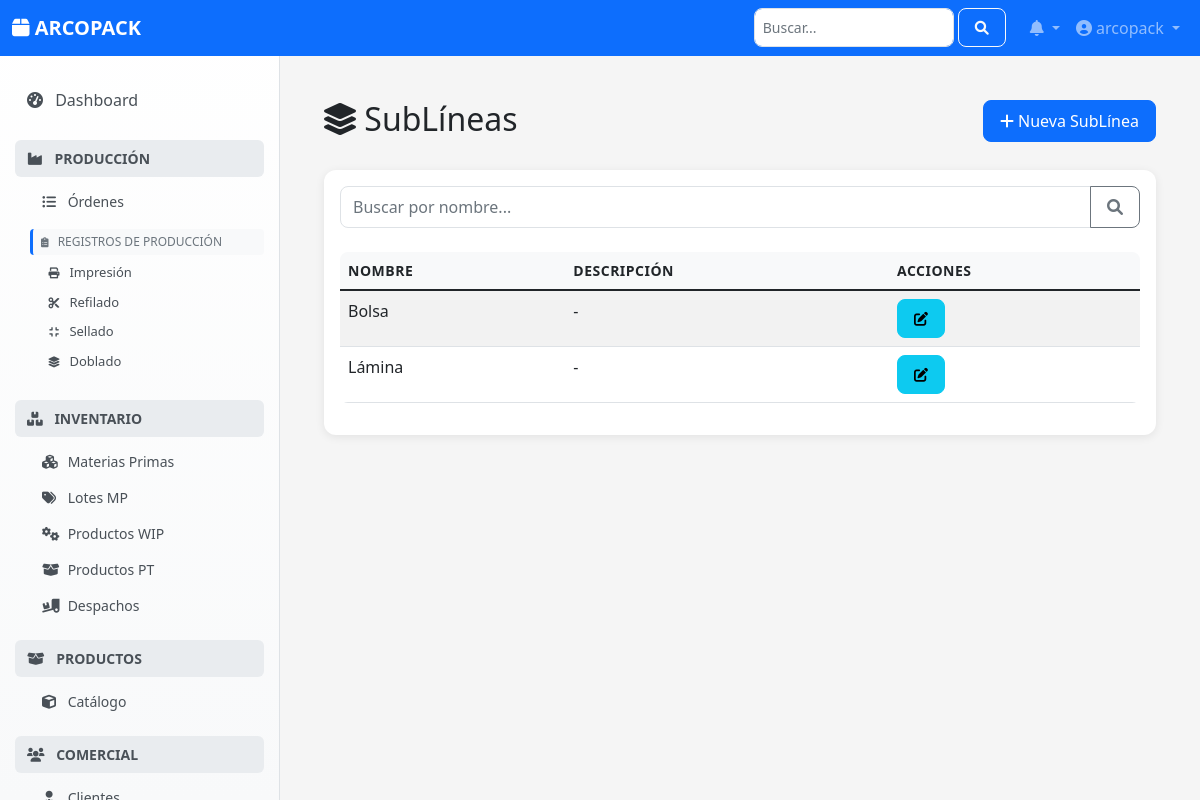
The page /configuracion/sublineas/ (signed in) on the database its author committed.
### configuracion/models.py (models this page shows, shortened)
class SubLinea(models.Model):
    OPCIONES_SUBLINEA = [
        ('LAMINA', 'Lámina'),
        ('BOLSA', 'Bolsa'),
    ]
    nombre = models.CharField(
        max_length=20,
        choices=OPCIONES_SUBLINEA,
        unique=True,
        verbose_name="SubLínea"
    )
    descripcion = models.TextField(blank=True, null=True)
    class Meta:
        verbose_name = "SubLínea"
        verbose_name_plural = "SubLíneas"
        ordering = ['nombre']

### configuracion/views.py (the view)
    class SimpleListView(LoginRequiredMixin, ListView):
        model = model_class
        template_name = list_template if list_template else f'configuracion/{template_prefix}_list.html'
        context_object_name = 'object_list'
        paginate_by = 20
        def get_queryset(self):
            queryset = model_class.objects.all()
            search = self.request.GET.get('search')
            if search and hasattr(model_class, 'nombre'):
                queryset = queryset.filter(nombre__icontains=search)
            return queryset.order_by('nombre')

### notificaciones/context_processors.py (called while the page is built)
def notifications(request):
    if request.user.is_authenticated:
        notificaciones_no_leidas = Notificacion.objects.filter(
            usuario=request.user,
            leida=False
        ).count()
        notificaciones = Notificacion.objects.filter(
            usuario=request.user
        ).order_by('-fecha_creacion')[:5]
        return {
            'notificaciones': notificaciones,
            'notificaciones_no_leidas': notificaciones_no_leidas
        }
    return {
        'notificaciones': [],
        'notificaciones_no_leidas': 0
    }

### configuracion/templates/configuracion/sublinea_list.html (shortened to what this page needs)
{% extends "base.html" %}
{% load static %}
{% block content %}
<div class="container">
    <div class="row mb-4">
        <div class="col">
            <h2>
                <i class="fas fa-layer-group"></i> SubLíneas
            </h2>
        </div>
        <div class="col text-end">
            {% if perms.configuracion.add_sublinea %}
            <a href="{% url 'configuracion_web:sublinea-create' %}" class="btn btn-primary">
                <i class="fas fa-plus"></i> Nueva SubLínea
            </a>
            {% endif %}
        </div>
    </div>
    <div class="card">
        <div class="card-body">
            <form method="get" class="mb-4">
                <div class="input-group">
                    <input type="text" name="search" class="form-control" placeholder="Buscar por nombre..." value="{{ request.GET.search|default:'' }}">
                    <button class="btn btn-outline-secondary" type="submit">
                        <i class="fas fa-search"></i>
                    </button>
                </div>
            </form>
            <div class="table-responsive">
                <table class="table table-striped table-hover">
                    <thead>
                        <tr>
                            <th>Nombre</th>
                            <th>Descripción</th>
                            <th>Acciones</th>
                        </tr>
                    </thead>
                    <tbody>
                        {% for sublinea in object_list %}
                        <tr>
                            <td>{{ sublinea.get_nombre_display }}</td>
                            <td>{{ sublinea.descripcion|default:"-" }}</td>
                            <td>
                                {% if perms.configuracion.change_sublinea %}
                                <a href="{% url 'configuracion_web:sublinea-update' sublinea.pk %}" class="btn btn-sm btn-info" title="Editar">
                                    <i class="fas fa-edit"></i>
                                </a>
                                {% endif %}
                            </td>
                        </tr>
                        {% empty %}
                        <tr>
                            <td colspan="3" class="text-center">No hay sublíneas registradas.</td>
                        </tr>
                        {% endfor %}
                    </tbody>
                </table>
            </div>
        </div>
    </div>
</div>
{% endblock %}

### templates/layouts/navbar.html (shortened to what this page needs)
<nav class="navbar navbar-expand-lg navbar-dark bg-primary fixed-top">
    <div class="container-fluid">
        <a class="navbar-brand" href="{% url 'root' %}">
            <i class="fas fa-box"></i> ARCOPACK
        </a>
        <div class="collapse navbar-collapse" id="navbarNav">
            <ul class="navbar-nav ms-auto">
                <li class="nav-item me-3">
                    <form class="d-flex" role="search">
                        <input class="form-control form-control-sm" type="search" placeholder="Buscar..." aria-label="Search">
                        <button class="btn btn-outline-light btn-sm ms-1" type="submit">
                            <i class="fas fa-search"></i>
                        </button>
                    </form>
                </li>
                <li class="nav-item dropdown">
                    <a class="nav-link dropdown-toggle position-relative" href="#" id="notificationsDropdown" role="button"
                       data-bs-toggle="dropdown">
                        <i class="fas fa-bell"></i>
                    </a>
                </li>
                <li class="nav-item dropdown">
                    <a class="nav-link dropdown-toggle" href="#" id="userDropdown" role="button"
                       data-bs-toggle="dropdown">
                        <i class="fas fa-user-circle"></i> {{ user.get_full_name|default:user.username }}
                    </a>
                </li>
            </ul>
        </div>
    </div>
</nav>

### templates/base.html (style rules this page uses)
:root { --primary-color: #0d6efd; --secondary-color: #6c757d; --success-color: #198754; --warning-color: #ffc107; --danger-color: #dc3545; --info-color: #0dcaf0; --light-color: #f8f9fa; --dark-color: #212529; --sidebar-width: 280px; }
body { font-family: 'Segoe UI', Tahoma, Geneva, Verdana, sans-serif; background-color: #f5f5f5; }
.card { border: none; border-radius: 12px; box-shadow: 0 2px 10px rgba(0, 0, 0, 0.08); margin-bottom: 1.5rem; transition: all 0.3s ease; }
.btn { border-radius: 8px; font-weight: 500; padding: 0.5rem 1rem; transition: all 0.2s ease; }
.form-control, .form-select { border-radius: 8px; border: 1px solid #dee2e6; transition: all 0.2s ease; }
.table { border-radius: 8px; overflow: hidden; }
.table th { background-color: var(--light-color); border: none; font-weight: 600; text-transform: uppercase; font-size: 0.875rem; letter-spacing: 0.5px; }
.fade-in { animation: fadeIn 0.5s ease-out; }

### templates/layouts/navbar.html (style rules this page uses)
.navbar-brand { font-weight: 600; font-size: 1.25rem; }
.form-control-sm { width: 200px; }

### rows shown on the page
SubLinea: nombre "Bolsa", descripcion "-"
SubLinea: nombre "Lámina", descripcion "-"

### other values the page prints
{{ user.get_full_name|default:user.username }} "arcopack"
